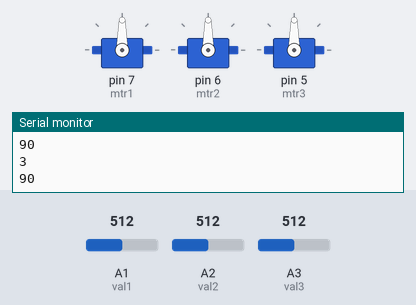
The sketch below on a simulated Arduino Uno, built with avr-gcc and run on an emulated ATmega328P. On the bench: 3 × servo, the last lines printed to the serial monitor. The test bench sets the inputs (shaded band); at power-on: A1 (val1) = 512, A2 (val2) = 512, A3 (val3) = 512.

Above: at 1.2 s.
1.3 s: A1 (val1) set to 716
At 2.5 s:
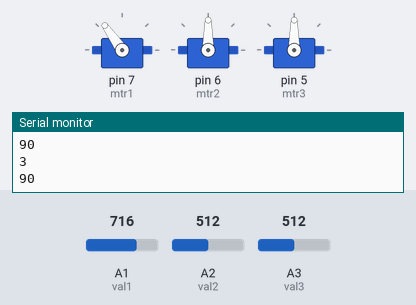
2.8 s: A2 (val2) set to 306
At 3.3 s:
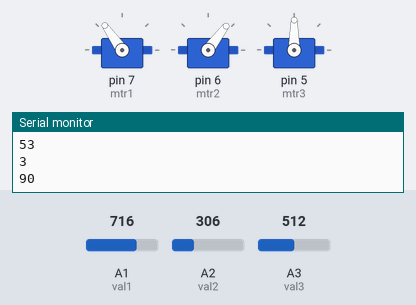
4.3 s: A3 (val3) set to 900
At 5.1 s:
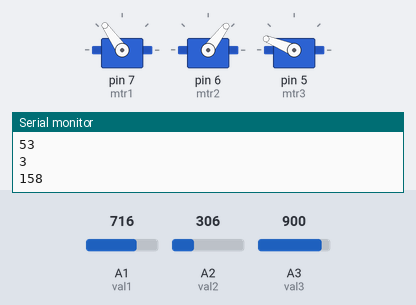
5.8 s: A3 (val3) set to 1023
At 7.0 s:
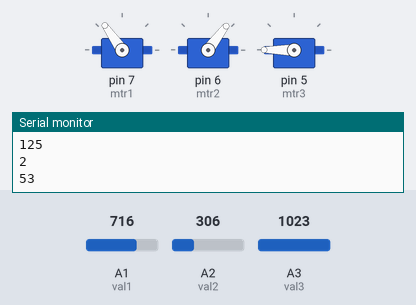
7.3 s: A2 (val2) set to 122
At 7.7 s:
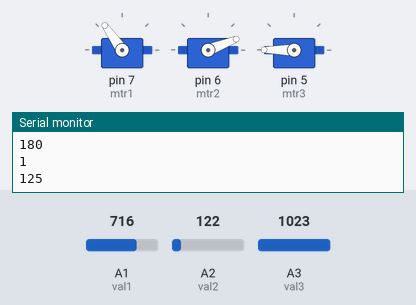
8.8 s: A1 (val1) set to 511
At 9.4 s:
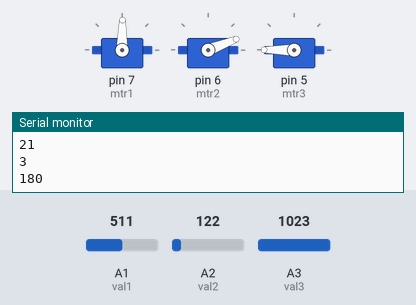
Timing chart, 0 to 11.3 s (numbered marks = the images above; inputs shaded):
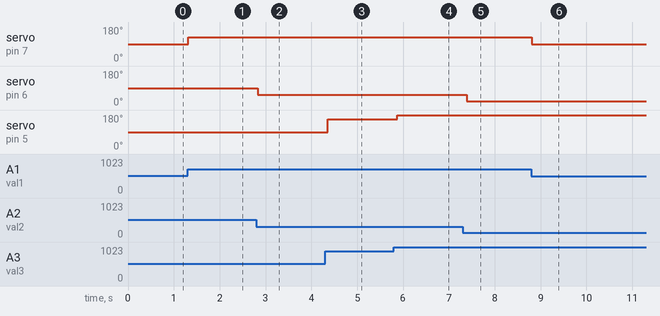

Measured:
- after the input at 1.3 s, servo on pin 7 (mtr1): 90° → 125° at once
- after the input at 2.8 s, servo on pin 6 (mtr2): 90° → 53° at once
- after the input at 4.3 s, servo on pin 5 (mtr3): 90° → 158° after 0.05 s
- after the input at 5.8 s, servo on pin 5 (mtr3): 158° → 180° after 0.07 s
- after the input at 7.3 s, servo on pin 6 (mtr2): 53° → 21° after 0.09 s
- after the input at 8.8 s, servo on pin 7 (mtr1): 125° → 89° at once

The sketch:

robotest1.ino
```cpp
#include <Servo.h>
Servo mtr1;
Servo mtr2;
Servo mtr3;
Servo mtr4;

int val1=A1;
int val2=A2;
int val3=A3;

void setup()
{
  Serial.begin(9600);
mtr1.attach(7);
mtr2.attach(6);
mtr3.attach(5);


}

void loop()
{
int pot1 = analogRead(val1);
int pot2 = analogRead(val2);
int pot3 = analogRead(val3);

pot1 = map(pot1,0,1023,0,180);
pot2 = map(pot2,0,1023,0,180);
pot3 = map(pot3,0,1023,0,180);

mtr1.write(pot1);
mtr2.write(pot2);
mtr3.write(pot3);
delay(100);

Serial.println("1");
Serial.println(pot1);
Serial.println("2");
Serial.println(pot2);
Serial.println("3");
Serial.println(pot3);

}
```
